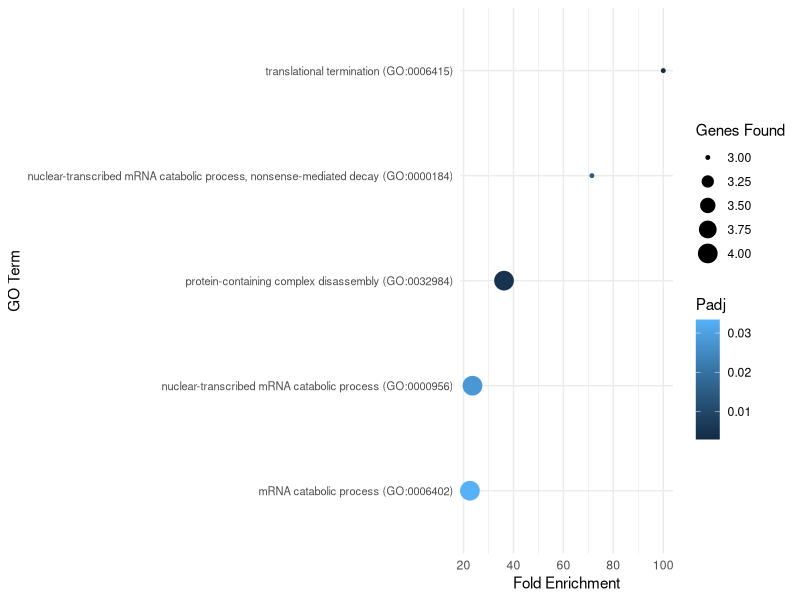

This figure's R source:
library(ggplot2)

setwd("~/CiBERopt_main/CiBERsupp/ciberOpt_supp4/nmd_goTerms/")

go = read.csv("nmd_GOterms_up.csv")
colnames(go) = go[7,]
go = go[8:nrow(go),]

go$Padj = as.numeric(go$`nmd_up.txt (P-value)`)
go$found = as.numeric(go$`nmd_up.txt (9)`)
go$fold_enrichment = go$`nmd_up.txt (fold Enrichment)`
#some fold enrichment >100, cut off at 100
go$fold_enrichment[1] = 100
go$fold_enrichment= as.numeric(go$fold_enrichment)
go$GO_process <- factor(go$`GO biological process complete`, 
                        levels = go$`GO biological process complete`[order(go$fold_enrichment)])

full_terms = ggplot(go, aes(x = fold_enrichment, y =GO_process, color=Padj,size=found)) + 
  geom_point() + labs(x = "Fold Enrichment", y = "GO Term") + 
  guides(size = guide_legend(title = "Genes Found")) + 
  theme_minimal()  +  theme(axis.text.y = element_text(size = 8))

if(!file.exists('nmd_goTerms.pdf')){
  ggsave('nmd_goTerms.pdf',plot = full_terms, height = 4, width = 8, units = 'in')
}
